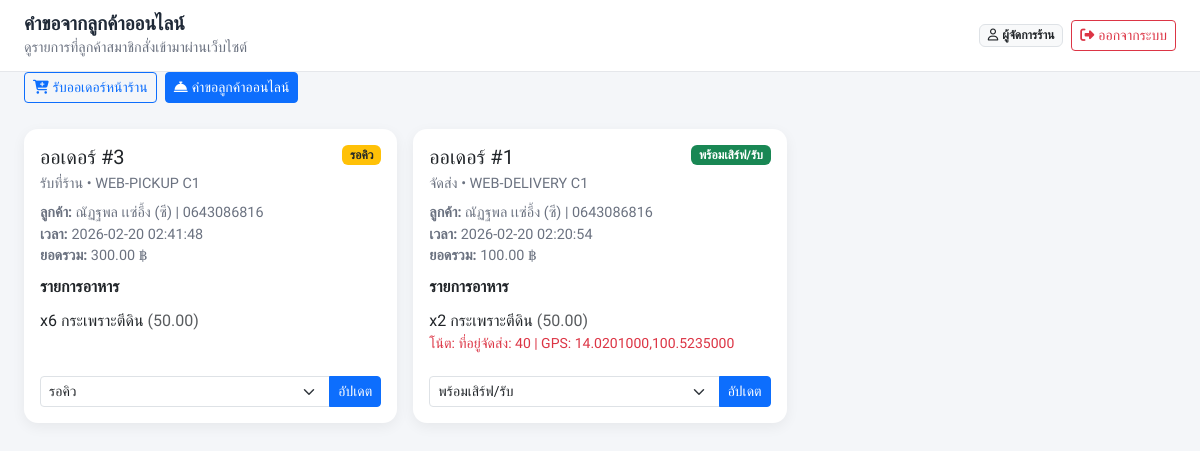
Screenshot of /staff_requests.php (signed in) with the database file from the repository.
### tables this page shows
CREATE TABLE `orders` (
  `id` int(11) NOT NULL,
  `user_id` int(11) DEFAULT NULL COMMENT 'พนักงานที่เปิดบิล',
  `order_type` enum('dine_in','takeaway','delivery') NOT NULL DEFAULT 'dine_in',
  `table_no` varchar(20) DEFAULT NULL,
  `customer_name` varchar(100) DEFAULT NULL,
  `total_price` decimal(10,2) NOT NULL DEFAULT 0.00,
  `status` enum('pending','cooking','ready','completed') NOT NULL DEFAULT 'pending' COMMENT 'สถานะครัว',
  `payment_status` enum('unpaid','paid','cancelled') NOT NULL DEFAULT 'unpaid' COMMENT 'สถานะการจ่ายเงิน',
  `payment_method` enum('cash','transfer') DEFAULT NULL COMMENT 'cash=เงินสด, transfer=โอนเงิน',
  `amount_received` decimal(10,2) DEFAULT NULL COMMENT 'ยอดเงินที่รับมาจากลูกค้า (กรณีเงินสด)',
  `change_amount` decimal(10,2) DEFAULT NULL COMMENT 'เงินทอน (กรณีเงินสด)',
  `order_time` datetime DEFAULT current_timestamp(),
  `updated_at` datetime DEFAULT current_timestamp() ON UPDATE current_timestamp()
);

CREATE TABLE `order_items` (
  `id` int(11) NOT NULL,
  `order_id` int(11) NOT NULL,
  `product_id` int(11) DEFAULT NULL,
  `quantity` int(11) NOT NULL DEFAULT 1,
  `note` text DEFAULT NULL,
  `price` decimal(10,2) NOT NULL COMMENT 'ราคา ณ วันที่ซื้อ'
);

CREATE TABLE `products` (
  `id` int(11) NOT NULL,
  `category_id` int(11) DEFAULT NULL,
  `name` varchar(100) NOT NULL,
  `description` text DEFAULT NULL,
  `price` decimal(10,2) NOT NULL DEFAULT 0.00,
  `image_url` varchar(255) DEFAULT NULL,
  `status` enum('active','out_of_stock') NOT NULL DEFAULT 'active',
  `is_deleted` tinyint(1) NOT NULL DEFAULT 0 COMMENT '0=ปกติ, 1=ถูกลบ',
  `stock_qty` int(11) NOT NULL DEFAULT 0,
  `created_at` datetime DEFAULT current_timestamp(),
  `updated_at` datetime DEFAULT current_timestamp() ON UPDATE current_timestamp()
);

### web.php (called while the page is built, shortened)
<?php
$routes = require __DIR__ . '/app/routes/web.php';
$method = strtoupper($_SERVER['REQUEST_METHOD'] ?? 'GET');
$requestPath = parse_url($_SERVER['REQUEST_URI'] ?? '/', PHP_URL_PATH);
$methodRoutes = [];
if (isset($routes[$method]) && is_array($routes[$method])) {
    $methodRoutes = $routes[$method];
} elseif (isset($routes['ANY']) && is_array($routes['ANY'])) {
    $methodRoutes = $routes['ANY'];
} elseif (isset($routes[$requestPath])) {
    $methodRoutes = $routes;
}
require $methodRoutes[$requestPath];

### app/config/admin_auth.php (called while the page is built, shortened)
<?php
if (!function_exists('staff_current_user_name')) {
    function staff_current_user_name()
    {
        return $_SESSION['staff_user']['name'] ?? 'พนักงาน';
    }
}

### app/pages/staff/staff_requests.php (the view, shortened to what this page needs)
<?php
require __DIR__ . '/../../config/db.php';
require __DIR__ . '/../../config/admin_auth.php';
require __DIR__ . '/staff_layout.php';
$sql = "SELECT id, order_type, table_no, customer_name, total_price, status, payment_status, order_time
        FROM orders
        WHERE table_no LIKE 'WEB-%' AND status != 'completed'
        ORDER BY order_time DESC";
$requests = $pdo->query($sql)->fetchAll();
$itemsByOrder = [];
if (!empty($requests)) {
    $orderIds = array_map(static function ($row) {
        return (int) $row['id'];
    }, $requests);
    $placeholders = implode(',', array_fill(0, count($orderIds), '?'));
    $itemSql = "SELECT oi.order_id, oi.quantity, oi.note, oi.price, p.name
                FROM order_items oi
                JOIN products p ON oi.product_id = p.id
                WHERE oi.order_id IN ($placeholders)
                ORDER BY oi.id ASC";
    $stmt = $pdo->prepare($itemSql);
    $stmt->execute($orderIds);
    foreach ($stmt->fetchAll() as $item) {
        $orderId = (int) $item['order_id'];
        if (!isset($itemsByOrder[$orderId])) {
            $itemsByOrder[$orderId] = [];
        }
        $itemsByOrder[$orderId][] = $item;
    }
}
function esc($value)
{
    return htmlspecialchars((string) $value, ENT_QUOTES, 'UTF-8');
}
function status_badge($status)
{
    if ($status === 'pending') {
        return '<span class="badge bg-warning text-dark">รอคิว</span>';
    }
    if ($status === 'ready') {
        return '<span class="badge bg-success">พร้อมเสิร์ฟ/รับ</span>';
    }
    return '<span class="badge bg-secondary">' . esc($status) . '</span>';
}
$extraHead = '<style>
.request-card{border:0;border-radius:14px;box-shadow:0 4px 14px rgba(0,0,0,.06);}
.request-meta{font-size:.9rem;color:#6b7280;}
.request-items li{padding:6px 0;border-bottom:1px dashed #e5e7eb;}
.request-items li:last-child{border-bottom:0;}
</style>';
staff_layout_start('คำขอออเดอร์ลูกค้า', 'คำขอจากลูกค้าออนไลน์', 'ดูรายการที่ลูกค้าสมาชิกสั่งเข้ามาผ่านเว็บไซต์', $extraHead);
?>
<div class="container-fluid px-3 px-md-4 pb-4">
    <?php if (empty($requests)): ?>
        <div class="card request-card">
            <div class="card-body text-center py-5 text-muted">
                <i class="fa-regular fa-face-smile-beam fa-2x mb-2"></i>
                <h5 class="mb-1">ยังไม่มีคำขอใหม่จากลูกค้า</h5>
                <small>หน้านี้จะแสดงเฉพาะออเดอร์เว็บที่ยังไม่ completed</small>
            </div>
        </div>
    <?php else: ?>
        <div class="row g-3">
            <?php foreach ($requests as $order): ?>
                <?php $orderId = (int) $order['id']; ?>
                <div class="col-lg-6 col-xl-4">
                    <div class="card request-card h-100">
                        <div class="card-body d-flex flex-column">
                            <div class="d-flex justify-content-between align-items-start mb-2">
                                <div>
                                    <h5 class="mb-1">ออเดอร์ #<?php echo $orderId; ?></h5>
                                    <div class="request-meta">
                                        <?php echo $order['order_type'] === 'delivery' ? 'จัดส่ง' : 'รับที่ร้าน'; ?>
                                        • <?php echo esc($order['table_no']); ?>
                                    </div>
                                </div>
                                <?php echo status_badge($order['status']); ?>
                            </div>
                            <div class="mb-2 request-meta">
                                <div><strong>ลูกค้า:</strong> <?php echo esc($order['customer_name']); ?></div>
                                <div><strong>เวลา:</strong> <?php echo esc($order['order_time']); ?></div>
                                <div><strong>ยอดรวม:</strong> <?php echo number_format((float) $order['total_price'], 2); ?> ฿</div>
                            </div>
                            <div class="mb-3">
                                <div class="fw-semibold mb-1">รายการอาหาร</div>
                                <ul class="list-unstyled request-items mb-0">
                                    <?php foreach (($itemsByOrder[$orderId] ?? []) as $item): ?>
                                        <li>
                                            x<?php echo (int) $item['quantity']; ?> <?php echo esc($item['name']); ?>
                                            <span class="text-muted">(<?php echo number_format((float) $item['price'], 2); ?>)</span>
                                            <?php if (!empty($item['note'])): ?>
                                                <div class="small text-danger">โน้ต: <?php echo esc($item['note']); ?></div>
                                            <?php endif; ?>
                                        </li>
                                    <?php endforeach; ?>
                                </ul>
                            </div>
                            <form method="POST" action="<?php echo esc(staff_url('staff_request_update.php')); ?>" class="mt-auto">
                                <div class="input-group">
                                    <select class="form-select form-select-sm" name="status">
                                        <option value="pending" <?php echo $order['status'] === 'pending' ? 'selected' : ''; ?>>รอคิว</option>
                                        <option value="ready" <?php echo $order['status'] === 'ready' ? 'selected' : ''; ?>>พร้อมเสิร์ฟ/รับ</option>
                                    </select>
                                    <button class="btn btn-primary btn-sm" type="submit">อัปเดต</button>
                                </div>
                            </form>
                        </div>
                    </div>
                </div>
            <?php endforeach; ?>
        </div>
    <?php endif; ?>
</div>
<?php staff_layout_end(); ?>

### app/pages/staff/staff_layout.php (shortened to what this page needs)
<?php
if (!function_exists('staff_escape')) {
    function staff_escape($value)
    {
        return htmlspecialchars((string) $value, ENT_QUOTES, 'UTF-8');
    }
}
if (!function_exists('staff_base_path')) {
    function staff_base_path()
    {
        $scriptName = str_replace('\\', '/', $_SERVER['SCRIPT_NAME'] ?? '');
        $basePath = rtrim(dirname($scriptName), '/');
        if ($basePath === '' || $basePath === '.') {
            return '';
        }
        return $basePath;
    }
}
if (!function_exists('staff_url')) {
    function staff_url($path)
    {
        $normalizedPath = '/' . ltrim((string) $path, '/');
        return staff_base_path() . $normalizedPath;
    }
}
if (!function_exists('staff_layout_start')) {
    function staff_layout_start($title, $pageHeading, $pageSubheading = '', $extraHead = '')
    {
        $safeHeading = staff_escape($pageHeading);
        $safeSubheading = staff_escape($pageSubheading);
        $currentPage = basename(parse_url($_SERVER['REQUEST_URI'] ?? '', PHP_URL_PATH));
        $isOrderPage = $currentPage === 'staff_order.php';
        $isRequestPage = $currentPage === 'staff_requests.php';
        echo '<!DOCTYPE html>';
        echo '<html lang="th">';
        echo '<head>';
        echo '<link href="https://cdn.jsdelivr.net/npm/bootstrap@5.3.0/dist/css/bootstrap.min.css" rel="stylesheet">';
        echo '<link rel="stylesheet" href="https://cdnjs.cloudflare.com/ajax/libs/font-awesome/6.4.0/css/all.min.css">';
        echo '</head>';
        echo '<body>';
        echo '<header class="staff-topbar">';
        echo '<div class="container-fluid px-3 px-md-4 d-flex justify-content-between align-items-center">';
        echo '<div>';
        echo '<h1 class="staff-title">' . $safeHeading . '</h1>';
        if ($safeSubheading !== '') {
            echo '<p class="staff-subtitle">' . $safeSubheading . '</p>';
        }
        echo '</div>';
        echo '<div class="d-flex align-items-center gap-2">';
        echo '<span class="badge bg-light text-dark border"><i class="fa-regular fa-user me-1"></i>' . staff_escape(function_exists('staff_current_user_name') ? staff_current_user_name() : 'พนักงาน') . '</span>';
        echo '<a class="btn btn-sm btn-outline-danger" href="' . staff_escape(staff_url('staff_logout.php')) . '"><i class="fa-solid fa-right-from-bracket me-1"></i>ออกจากระบบ</a>';
        echo '</div>';
        echo '</div>';
        echo '</header>';
        echo '<div class="container-fluid px-3 px-md-4 mb-2">';
        echo '<div class="d-flex gap-2 flex-wrap">';
        echo '<a class="btn btn-sm ' . ($isOrderPage ? 'btn-primary' : 'btn-outline-primary') . '" href="' . staff_escape(staff_url('staff_order.php')) . '"><i class="fa-solid fa-cart-plus me-1"></i>รับออเดอร์หน้าร้าน</a>';
        echo '<a class="btn btn-sm ' . ($isRequestPage ? 'btn-primary' : 'btn-outline-primary') . '" href="' . staff_escape(staff_url('staff_requests.php')) . '"><i class="fa-solid fa-bell-concierge me-1"></i>คำขอลูกค้าออนไลน์</a>';
        echo '</div>';
        echo '</div>';
        echo '<main class="staff-shell">';
    }
}
if (!function_exists('staff_layout_end')) {
    function staff_layout_end($extraScripts = '')
    {
        echo '</main>';
        echo '</body>';
        echo '</html>';
    }
}

### app/pages/staff/staff_requests.php (style rules this page uses)
.request-card { border:0;border-radius:14px;box-shadow:0 4px 14px rgba(0,0,0,.06); }
.request-meta { font-size:.9rem;color:#6b7280; }
.request-items li { padding:6px 0;border-bottom:1px dashed #e5e7eb; }
.request-items li:last-child { border-bottom:0; }

### rows the page displays
orders: id "3", order_type "รับที่ร้าน", table_no "WEB-PICKUP C1", shows "รอคิว", customer_name "ณัฏฐพล เเซ่อึ้ง (ซี) | 0643086816", order_time "2026-02-20 02:41:48", total_price "300.00", status "รอคิว"
order_items: quantity "6", product.name "กระเพราะตีดิน", price "50.00"
orders: id "1", order_type "จัดส่ง", table_no "WEB-DELIVERY C1", shows "พร้อมเสิร์ฟ/รับ", customer_name "ณัฏฐพล เเซ่อึ้ง (ซี) | 0643086816", order_time "2026-02-20 02:20:54", total_price "100.00", status "พร้อมเสิร์ฟ/รับ"
order_items: quantity "2", product.name "กระเพราะตีดิน", price "50.00", note "ที่อยู่จัดส่ง: 40 | GPS: 14.0201000,100.5235000"

### other values shown
$safeHeading "คำขอจากลูกค้าออนไลน์"
$safeSubheading "ดูรายการที่ลูกค้าสมาชิกสั่งเข้ามาผ่านเว็บไซต์"
